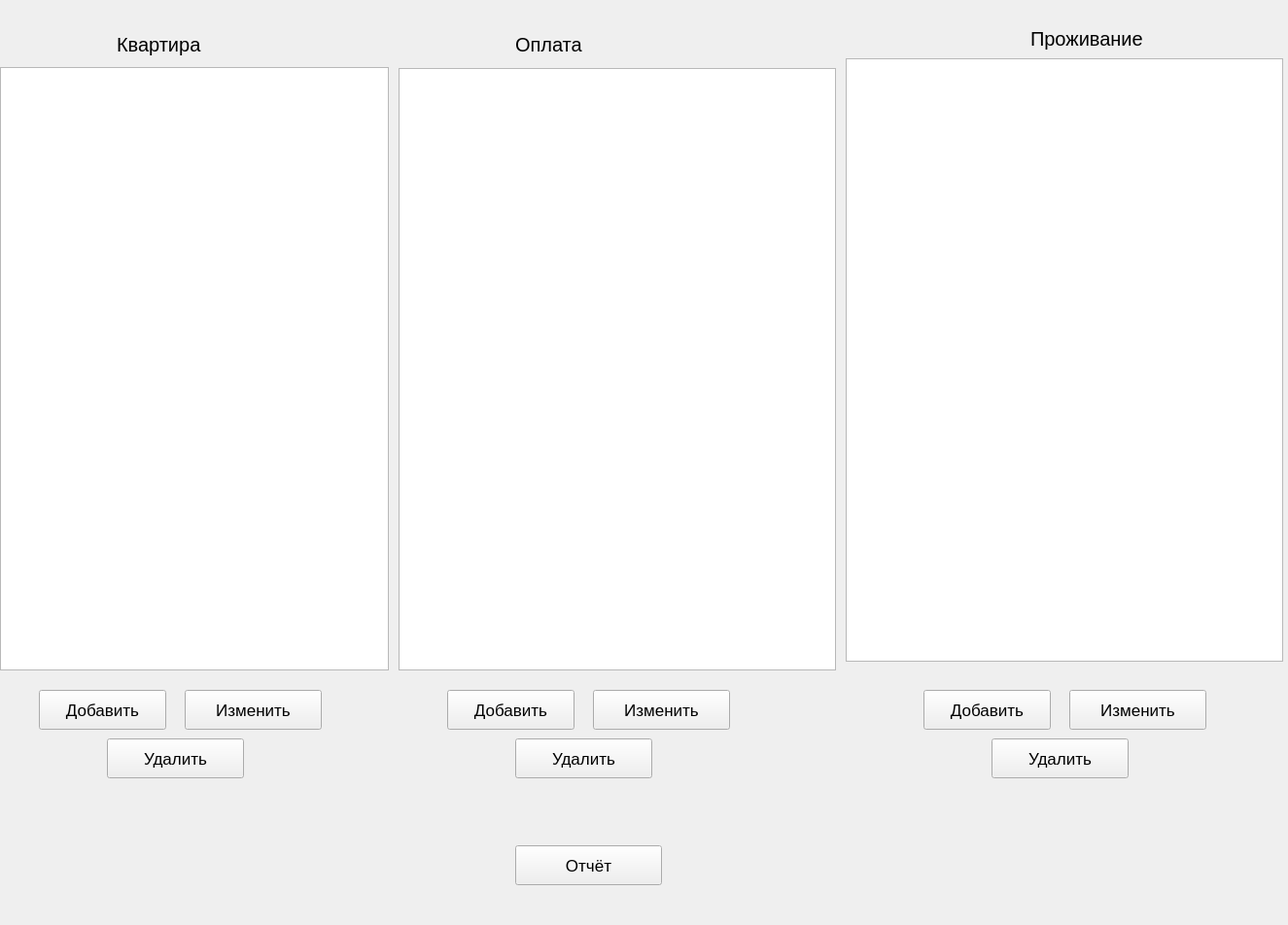
<?xml version="1.0" encoding="UTF-8"?>
<ui version="4.0">
 <class>MainWindow</class>
 <widget class="QMainWindow" name="MainWindow">
  <property name="geometry">
   <rect>
    <x>0</x>
    <y>0</y>
    <width>1325</width>
    <height>952</height>
   </rect>
  </property>
  <property name="font">
   <font>
    <pointsize>9</pointsize>
   </font>
  </property>
  <property name="windowTitle">
   <string>MainWindow</string>
  </property>
  <widget class="QWidget" name="centralwidget">
   <widget class="QTableView" name="tableView_Flat">
    <property name="geometry">
     <rect>
      <x>0</x>
      <y>69</y>
      <width>400</width>
      <height>621</height>
     </rect>
    </property>
   </widget>
   <widget class="QLabel" name="label_flat">
    <property name="geometry">
     <rect>
      <x>120</x>
      <y>30</y>
      <width>161</width>
      <height>31</height>
     </rect>
    </property>
    <property name="font">
     <font>
      <pointsize>15</pointsize>
     </font>
    </property>
    <property name="text">
     <string>Квартира</string>
    </property>
   </widget>
   <widget class="QPushButton" name="pushButton_flat_add">
    <property name="geometry">
     <rect>
      <x>40</x>
      <y>710</y>
      <width>131</width>
      <height>41</height>
     </rect>
    </property>
    <property name="font">
     <font>
      <pointsize>13</pointsize>
     </font>
    </property>
    <property name="text">
     <string>Добавить</string>
    </property>
   </widget>
   <widget class="QPushButton" name="pushButton_flat_remove">
    <property name="geometry">
     <rect>
      <x>190</x>
      <y>710</y>
      <width>141</width>
      <height>41</height>
     </rect>
    </property>
    <property name="font">
     <font>
      <pointsize>13</pointsize>
     </font>
    </property>
    <property name="text">
     <string>Изменить</string>
    </property>
   </widget>
   <widget class="QPushButton" name="pushButton_flat_delete">
    <property name="geometry">
     <rect>
      <x>110</x>
      <y>760</y>
      <width>141</width>
      <height>41</height>
     </rect>
    </property>
    <property name="font">
     <font>
      <pointsize>13</pointsize>
     </font>
    </property>
    <property name="text">
     <string>Удалить</string>
    </property>
   </widget>
   <widget class="QTableView" name="tableView_Pay">
    <property name="geometry">
     <rect>
      <x>410</x>
      <y>70</y>
      <width>450</width>
      <height>620</height>
     </rect>
    </property>
   </widget>
   <widget class="QLabel" name="label_pay">
    <property name="geometry">
     <rect>
      <x>530</x>
      <y>20</y>
      <width>121</width>
      <height>51</height>
     </rect>
    </property>
    <property name="font">
     <font>
      <pointsize>15</pointsize>
     </font>
    </property>
    <property name="text">
     <string>Оплата</string>
    </property>
   </widget>
   <widget class="QPushButton" name="pushButton_Pay_add">
    <property name="geometry">
     <rect>
      <x>460</x>
      <y>710</y>
      <width>131</width>
      <height>41</height>
     </rect>
    </property>
    <property name="font">
     <font>
      <pointsize>13</pointsize>
     </font>
    </property>
    <property name="text">
     <string>Добавить</string>
    </property>
   </widget>
   <widget class="QPushButton" name="pushButton_Pay_remove">
    <property name="geometry">
     <rect>
      <x>610</x>
      <y>710</y>
      <width>141</width>
      <height>41</height>
     </rect>
    </property>
    <property name="font">
     <font>
      <pointsize>13</pointsize>
     </font>
    </property>
    <property name="text">
     <string>Изменить</string>
    </property>
   </widget>
   <widget class="QPushButton" name="pushButton_Pay_delete">
    <property name="geometry">
     <rect>
      <x>530</x>
      <y>760</y>
      <width>141</width>
      <height>41</height>
     </rect>
    </property>
    <property name="font">
     <font>
      <pointsize>13</pointsize>
     </font>
    </property>
    <property name="text">
     <string>Удалить</string>
    </property>
   </widget>
   <widget class="QTableView" name="tableView_Resident">
    <property name="geometry">
     <rect>
      <x>870</x>
      <y>60</y>
      <width>450</width>
      <height>621</height>
     </rect>
    </property>
   </widget>
   <widget class="QPushButton" name="pushButton_Resident_add">
    <property name="geometry">
     <rect>
      <x>950</x>
      <y>710</y>
      <width>131</width>
      <height>41</height>
     </rect>
    </property>
    <property name="font">
     <font>
      <pointsize>13</pointsize>
     </font>
    </property>
    <property name="text">
     <string>Добавить</string>
    </property>
   </widget>
   <widget class="QPushButton" name="pushButton_Resident_remove">
    <property name="geometry">
     <rect>
      <x>1100</x>
      <y>710</y>
      <width>141</width>
      <height>41</height>
     </rect>
    </property>
    <property name="font">
     <font>
      <pointsize>13</pointsize>
     </font>
    </property>
    <property name="text">
     <string>Изменить</string>
    </property>
   </widget>
   <widget class="QPushButton" name="pushButton_Resident_delete">
    <property name="geometry">
     <rect>
      <x>1020</x>
      <y>760</y>
      <width>141</width>
      <height>41</height>
     </rect>
    </property>
    <property name="font">
     <font>
      <pointsize>13</pointsize>
     </font>
    </property>
    <property name="text">
     <string>Удалить</string>
    </property>
   </widget>
   <widget class="QLabel" name="label_resident">
    <property name="geometry">
     <rect>
      <x>1060</x>
      <y>20</y>
      <width>170</width>
      <height>40</height>
     </rect>
    </property>
    <property name="font">
     <font>
      <pointsize>15</pointsize>
     </font>
    </property>
    <property name="text">
     <string>Проживание</string>
    </property>
   </widget>
   <widget class="QPushButton" name="pushButton_Report">
    <property name="geometry">
     <rect>
      <x>530</x>
      <y>870</y>
      <width>151</width>
      <height>41</height>
     </rect>
    </property>
    <property name="font">
     <font>
      <pointsize>13</pointsize>
     </font>
    </property>
    <property name="text">
     <string>Отчёт</string>
    </property>
   </widget>
  </widget>
 </widget>
 <resources/>
 <connections/>
</ui>
